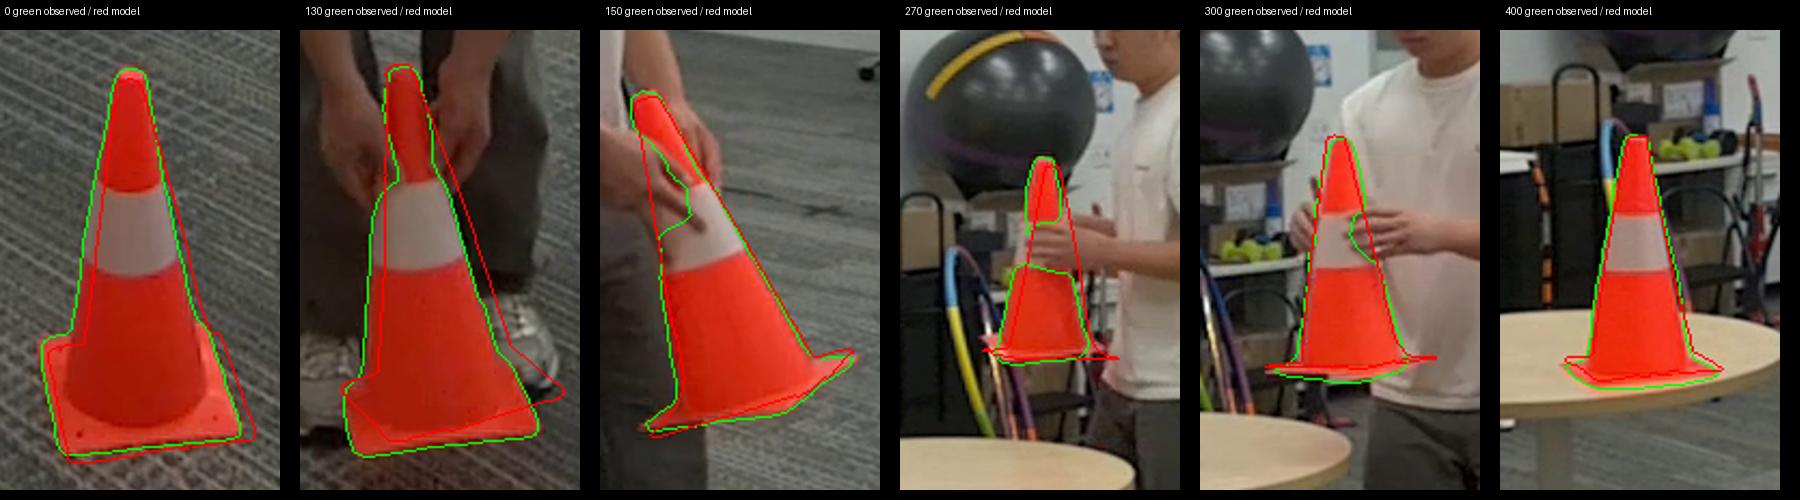

Recreate this plot in Python.
from diagnose import *
root='/work/inputs';cam=json.load(open(root+'/camera.json'));K=np.array(cam['K']);T=np.linalg.inv(cam['T_world_cam'])@np.load(root+'/reconstruction.npz')['T_world_mesh'];h=h5py.File(root+'/masks.h5');ren=Renderer();cap=cv2.VideoCapture(root+'/video.mp4');out=Image.new('RGB',(6*300,500));d=ImageDraw.Draw(out)
for j,f in enumerate([0,130,150,270,300,400]):
 cap.set(cv2.CAP_PROP_POS_FRAMES,f);ok,im=cap.read();im=cv2.cvtColor(im,cv2.COLOR_BGR2RGB);col,mask=ren.render(T[f],K,1152,1536);obj=h['object'][f];ys,xs=np.where(obj);cx=int((xs.min()+xs.max())/2);cy=int((ys.min()+ys.max())/2)
 cv2.drawContours(im,cv2.findContours(obj.astype('uint8'),cv2.RETR_EXTERNAL,cv2.CHAIN_APPROX_SIMPLE)[0],-1,(0,255,0),1);cv2.drawContours(im,cv2.findContours(mask[0].astype('uint8'),cv2.RETR_EXTERNAL,cv2.CHAIN_APPROX_SIMPLE)[0],-1,(255,0,0),1)
 crop=Image.fromarray(im[cy-115:cy+115,cx-65:cx+65]).resize((280,460));out.paste(crop,(j*300,30));d.text((j*300+5,5),f'{f} green observed / red model',fill='white')
out.save('/work/outputs/edge_review.jpg')
